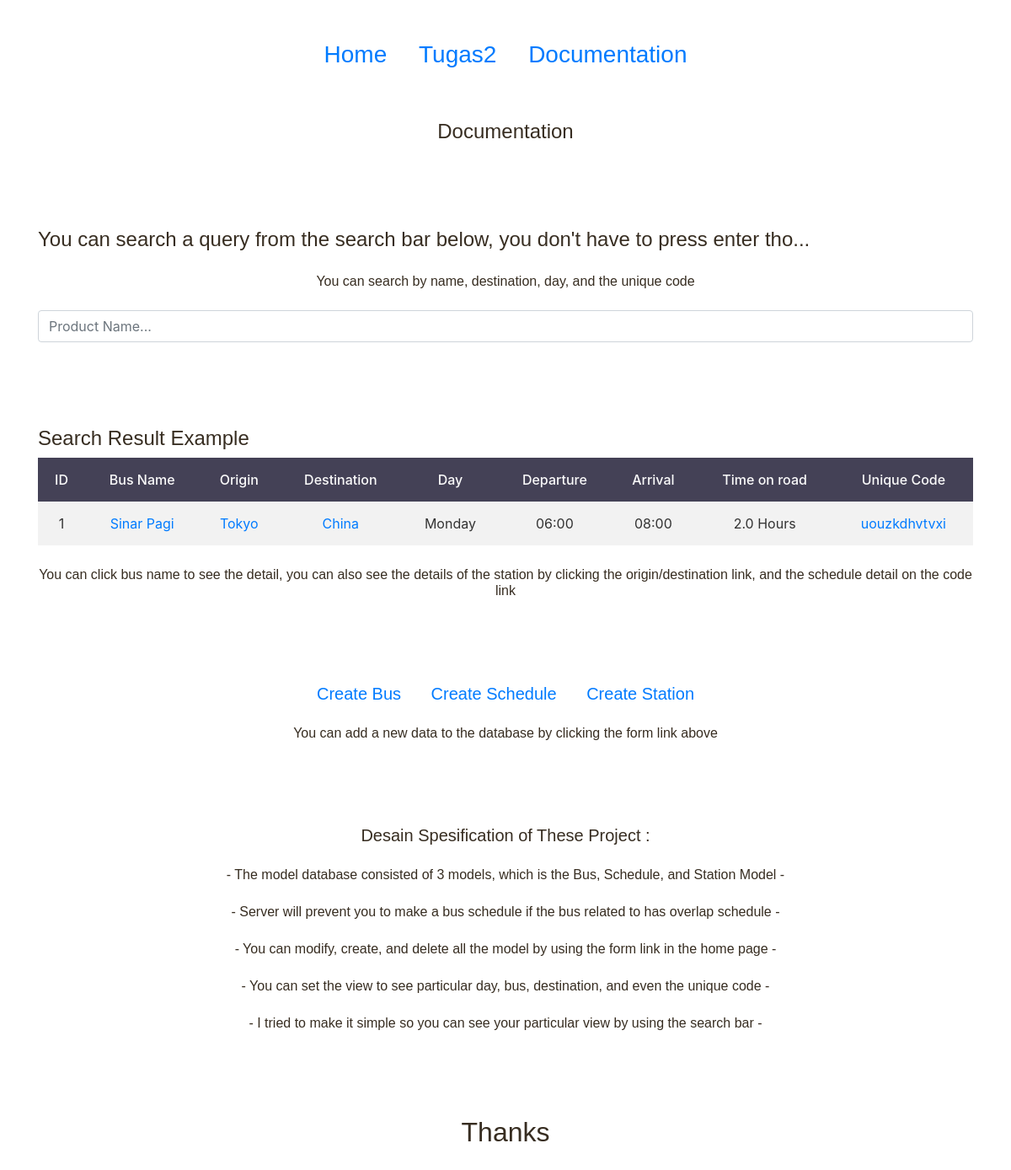
The page /documentation2/ on the database its author committed.
### sample2/models.py (models this page shows, shortened)
class Schedule(models.Model):
    bus = models.ForeignKey('Bus', on_delete=models.CASCADE, null=True)
    origin = models.ForeignKey('Station', on_delete=models.CASCADE, null=True, related_name='origin')
    destination = models.ForeignKey('Station', on_delete=models.CASCADE, null=True, related_name='destination')
    time_depart = models.TimeField(auto_now=False, auto_now_add=False)
    time_arrival = models.TimeField(auto_now=False, auto_now_add=False,)
    day = models.CharField(max_length=15,choices=DAY_CHOICES,default='Sunday')
    code = models.SlugField(unique=True, blank=True , null=True)
    @property
    def travel_time(self):
        date = datetime.date(1, 1, 1)
        datetime1 = datetime.datetime.combine(date, self.time_arrival)
        datetime2 = datetime.datetime.combine(date, self.time_depart)
        result = datetime1 - datetime2
        return result.seconds/3600

class Bus(models.Model):
    name = models.CharField(max_length=100)
    description = models.TextField(max_length=1000)
    image = models.ImageField(upload_to='bus/' , blank=True , null=True)
    code = models.SlugField(unique=True, blank=True , null=True)

class Station(models.Model):
    name = models.CharField(max_length=100)
    def __str__(self):
        return self.name

### sample2/views.py (the view)
# urls.py: path('documentation2/', sample2.documentation, name='documentation2'),
def documentation(request):
    items = Schedule.objects.get(pk=1)
    template = 'sample2/documentation.html'
    context={'items':items}
    return render(request, template,context)

### sample2/templates/sample2/documentation.html (shortened to what this page needs)
{% load static %}
<!DOCTYPE html>
<html lang="en">
<head>
    <link href="{% static 'css/styles.css' %}" rel="stylesheet">
    <link href="{% static 'css/styles2.css' %}" rel="stylesheet">
    <link href="{% static 'css/bootstrap.css' %}" rel="stylesheet">
</head>
<body>
    <div style="margin-top: 3rem;"class="center container">
        <h3 class="center judul-tabel">
            <a href="{% url 'home' %}">Home</a>
            <a href="{% url 'index2' %}">Tugas2</a>
            <a href="{% url 'documentation' %}">Documentation</a>
        </h3>
    </div>
    <div class="content-wrapper">
        <div class="detail-page">
            <div class="container">
                <h4 class="center judul-tabel">Documentation</h4>
                <h4 style="margin-top: 100px;">You can search a query from the search bar below, you don't have to press enter tho...</h4>
                <h6 class="center judul-tabel">You can search by name, destination, day, and the unique code</h6>
                <form method="GET"  action="{% url 'index' %}">
                    <input type="text" class="form-control" id="user-input" placeholder="Product Name..." name="q" required="">
                </form>
                <h4 style="margin-top: 100px;">Search Result Example</h4>
                <table>
                    <tr>
                        <th>ID</th>
                        <th>Bus Name</th>
                        <th>Origin</th>
                        <th>Destination</th>
                        <th>Day</th>
                        <th>Departure</th>
                        <th>Arrival</th>
                        <th>Time on road</th>
                        <th>Unique Code</th>
                    </tr>
                    <tr>
                        <td>{{items.id}}</td>
                        <td><a href="{% url 'detail_bus' pk=items.bus.pk %} ">{{items.bus.name}}</a></td>
                        <td><a href="{% url 'detail_station' pk=items.origin.pk %} ">{{items.origin}}</a></td>
                        <td><a href="{% url 'detail_station' pk=items.destination.pk %} ">{{items.destination}}</a></td>
                        <td>{{items.day}}</td>
                        <td>{{items.time_depart|time:"H:i"}}</td>
                        <td>{{items.time_arrival|time:"H:i"}}</td>
                        <td>{{ items.travel_time }} Hours</td>
                        <td><a href="{% url 'detail_schedule' pk=items.pk %} ">{{items.code}}</a></td>
                    </tr>
                </table>
                <h6 class="center judul-tabel">You can click bus name to see the detail, you can also see the details of the station by clicking the origin/destination link, and the schedule detail on the code link</h6>
                <div style="height:50px;"></div>
                <h5 class="center judul-tabel">
                    <a href="{% url 'create_bus' %}">Create Bus</a>
                    <a href="{% url 'create_schedule' %}">Create Schedule</a>
                    <a href="{% url 'create_station' %}">Create Station</a>
                </h5>
                <h6 class="center judul-tabel">You can add a new data to the database by clicking the form link above</h6>
                <div style="height:50px;"></div>
                <h5 class="center judul-tabel">Desain Spesification of These Project :</h5>
                <h6 class="center judul-tabel">- The model database consisted of 3 models, which is the Bus, Schedule, and Station Model -</h6>
                <h6 class="center judul-tabel">- Server will prevent you to make a bus schedule if the bus related to has overlap schedule -</h6>
                <h6 class="center judul-tabel">- You can modify, create, and delete all the model by using the form link in the home page -</h6>
                <h6 class="center judul-tabel">- You can set the view to see particular day, bus, destination, and even the unique code -</h6>
                <h6 class="center judul-tabel">- I tried to make it simple so you can see your particular view by using the search bar -</h6>
                <div style="height:50px;"></div>
                <h2 class="center judul-tabel">Thanks</h2>
            </div>
</body>
</html>

### static/css/styles.css (style rules this page uses)
body, html { width: 100%; height: 100%; }
body, p { color: #372D21; font: 400 0.875rem/1.375rem "Sofia Pro Light", "Open Sans", sans-serif; }
h2 { color: #372D21; font: 700 2.25rem/2.75rem "Poppins", sans-serif; }
h3 { color: #372D21; font: 700 1.75rem/2.125rem "Poppins", sans-serif; }
h4 { color: #372D21; font: 700 1.375rem/1.75rem "Poppins", sans-serif; }
h5 { color: #372D21; font: 700 1.125rem/1.625rem "Poppins", sans-serif; }
h6 { color: #372D21; font: 700 1rem/1.5rem "Poppins", sans-serif; }
a { color: #372D21; text-decoration: underline; }
input { border:0px solid #000; }

### static/css/styles2.css (style rules this page uses)
table { border-collapse: collapse; width: 100%; }
th { text-align: center !important; }
th, td { text-align: center; padding: 14px; }
tr:nth-child(even) { background-color: #f2f2f2 }
td { color: rgb(51, 51, 51); }
th { background-color: #444156; color: rgb(250, 250, 250); font-weight: 500; }
.center { justify-content: center; align-items: center; }
.detail-page { background: white; border-radius: 5px; padding: 10px; margin : 10px; }
.judul-tabel { text-align: center; font-weight: 400; margin-bottom: 25px; margin-top: 25px; }
.judul-tabel a { margin-left: 15px; margin-right: 15px; }

### rows shown on the page
Schedule: id "1", bus.name "Sinar Pagi", origin "Tokyo", destination "China", day "Monday", time_depart "06:00", time_arrival "08:00", travel_time "2.0", code "uouzkdhvtvxi"
